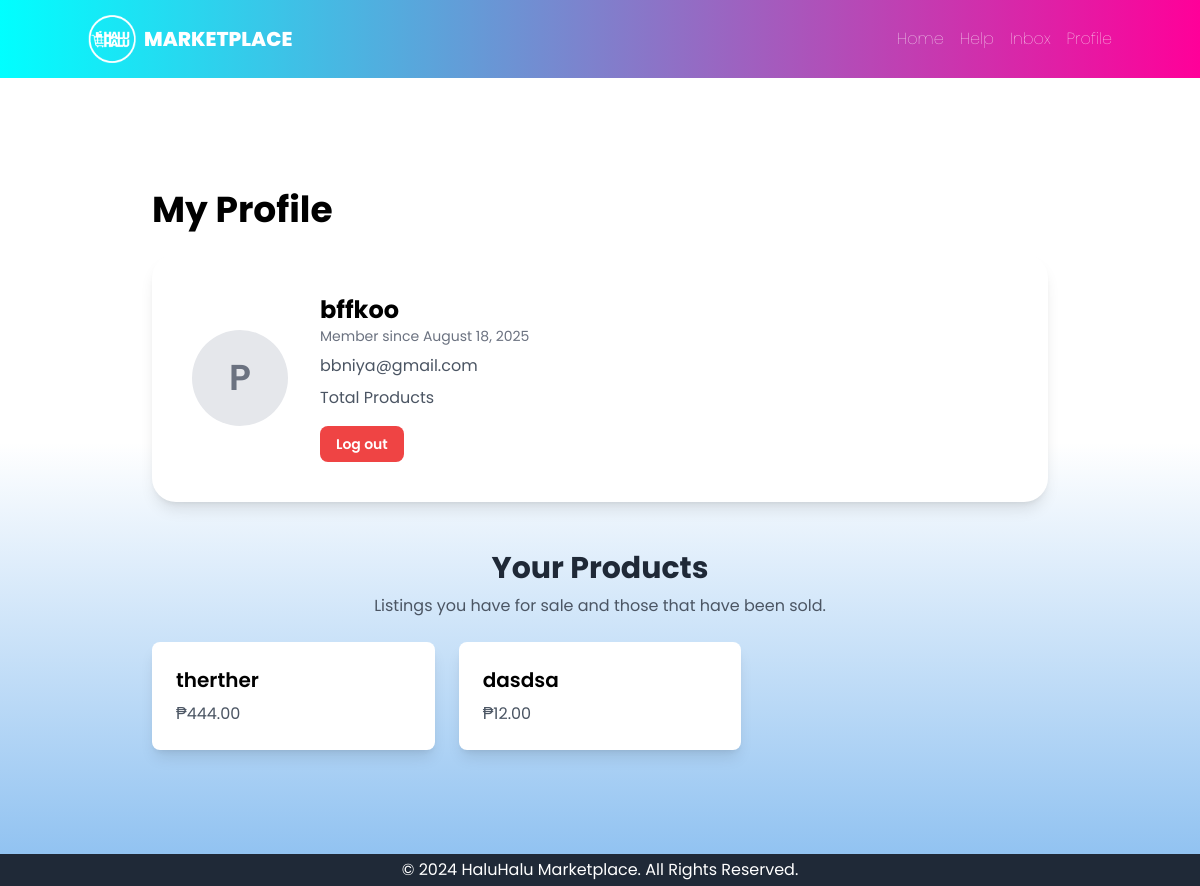
/profile/bffkoo/ (signed in), run on an earlier commit of the app's database.
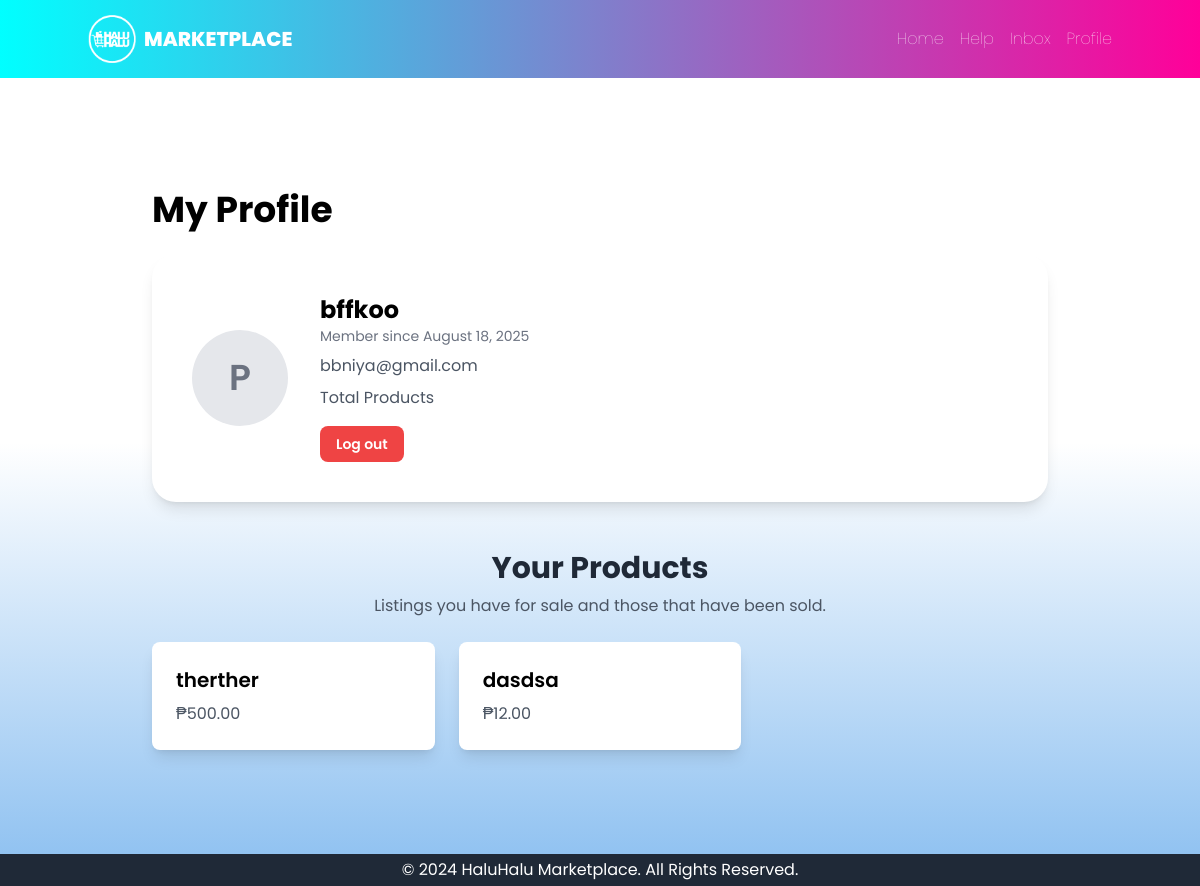
And on a later commit of the database.
### core/models.py (models this page shows, shortened)
class Product(models.Model):
    title = models.CharField(max_length=255)
    description = models.TextField()
    price = models.DecimalField(max_digits=10, decimal_places=2)
    image = models.ImageField(upload_to='product_images/', blank=True, null=True)
    is_sold = models.BooleanField(default=False)
    seller = models.ForeignKey(settings.AUTH_USER_MODEL, on_delete=models.CASCADE, related_name='products')
    posted_at = models.DateTimeField(auto_now_add=True)
    is_public = models.BooleanField(default=True)
    class Meta:
        ordering = ['-posted_at']

### core/views.py (the view)
# urls.py: path('profile/', views.profile_view, name='profile'),
@login_required
def profile_view(request, username):
    user = get_object_or_404(CustomUser, username=username)
    active_products = Product.objects.filter(seller=user, is_public=True, is_sold=False)
    sold_products = Product.objects.filter(seller=user, is_public=True, is_sold=True)
    return render(
        request,
        'main/profile.html',
        {'profile_user': user, 'active_products': active_products, 'sold_products': sold_products}
    )

### core/templates/main/profile.html (shortened to what this page needs)
{% extends 'main/../base.html' %}
{% block content %}
<div class="max-w-7xl mx-auto p-6 md:p-10">
    <h1 class="text-3xl md:text-4xl font-bold mb-6 mt-10">My Profile</h1>
    <div class="bg-white p-6 md:p-10 rounded-3xl shadow-lg mb-8">
        <div class="flex flex-col lg:flex-row items-start lg:items-center space-y-6 lg:space-y-0 lg:space-x-8">
            <div class="w-24 h-24 bg-gray-200 rounded-full flex items-center justify-center overflow-hidden">
                {% if profile_user.profile_pic %}
                    <img src="{{ profile_user.profile_pic.url }}" alt="{{ profile_user.username }}'s profile picture" class="w-full h-full object-cover">
                {% else %}
                    <span class="text-4xl font-semibold text-gray-500">P</span>
                {% endif %}
            </div>
            <div class="flex-grow">
                <h2 class="text-2xl font-bold">{{ profile_user.username }}</h2>
                <p class="text-sm text-gray-500">Member since {{ profile_user.date_joined|date:"F d, Y" }}</p>
                <p class="text-gray-600 mt-2">{{ profile_user.email }}</p>
                <p class="text-gray-600 mt-2">{{ profile_user.product_set.count }} Total Products</p>
                {% if request.user == profile_user %}
                    <a href="{% url 'logout' %}" class="inline-block px-4 py-2 mt-4 text-sm font-semibold text-white bg-red-500 rounded-lg hover:bg-red-600 transition duration-200">
                        Log out
                    </a>
                {% endif %}
            </div>
        </div>
    </div>
    <div class="mt-12 text-center">
        <h2 class="text-3xl font-bold text-gray-800">Your Products</h2>
        <p class="mt-2 text-gray-600">Listings you have for sale and those that have been sold.</p>
    </div>
    <div class="mt-6 grid grid-cols-1 md:grid-cols-2 lg:grid-cols-3 gap-6">
        {% if active_products or sold_products %}
            {% for product in active_products %}
                <div class="bg-white p-6 rounded-lg shadow-lg hover:shadow-xl transition-shadow duration-200">
                    <a href="{% url 'product_detail' product.pk %}" class="block">
                        <h3 class="text-xl font-semibold">{{ product.title }}</h3>
                        <p class="mt-2 text-gray-600">₱{{ product.price }}</p>
                    </a>
                </div>
            {% endfor %}
        {% else %}
            <p class="text-center text-gray-500 col-span-full">No products found.</p>
        {% endif %}
    </div>
</div>
{% endblock %}

What changed in the data, as far as the page shows it:
changed Product "therther": price "444.00" → "500.00"
